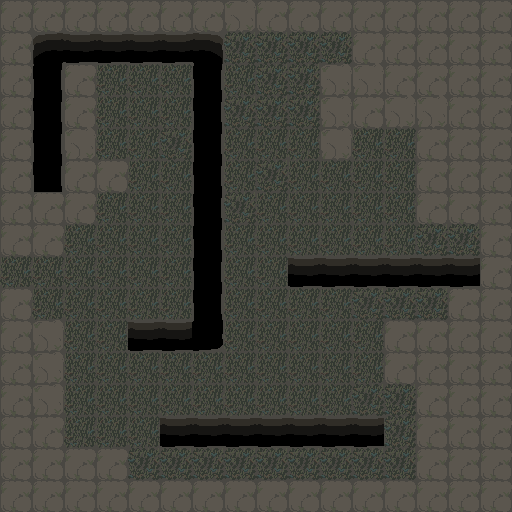

Rendered tile map (Tiled .tmx) drawn with the repository's tilesets; below, a short description and the full map source, tile grids included:
An orthogonal 16x16 tile map with 32x32 px tiles, 1 tile layer (Tile Layer 1).

<map version="1.9" tiledversion="1.9.2" orientation="orthogonal" renderorder="right-down" width="16" height="16" tilewidth="32" tileheight="32" infinite="0" nextlayerid="2" nextobjectid="1">
 <editorsettings>
  <export target="map.csv" format="csv" />
 </editorsettings>
 <tileset firstgid="1" name="tiles_v0" tilewidth="32" tileheight="32" tilecount="10" columns="5">
  <image source="tiles_v0.png" width="160" height="64" />
 </tileset>
 <layer id="1" name="Tile Layer 1" width="16" height="16">
  <data encoding="csv">
9,9,9,9,9,9,9,10,9,9,9,9,9,9,9,9,
9,1,3,3,3,3,2,4,4,4,4,9,9,9,9,9,
9,8,9,5,5,5,8,5,4,4,10,10,9,9,9,9,
9,8,9,5,5,5,8,4,4,4,10,9,10,10,9,9,
9,8,10,5,5,4,8,5,5,5,10,5,5,9,9,9,
9,8,9,9,5,5,8,5,4,5,5,5,5,9,9,9,
9,9,9,5,5,5,8,4,5,5,5,5,5,9,9,9,
9,9,5,5,5,5,8,5,5,5,5,5,5,4,4,9,
5,5,5,5,5,5,8,5,5,3,3,3,3,3,3,9,
9,5,5,5,5,5,8,5,5,5,5,4,4,4,9,9,
9,10,5,5,3,3,7,5,5,5,5,5,9,9,9,9,
9,10,5,5,5,5,5,5,5,5,5,5,9,9,9,9,
9,10,5,5,5,5,5,5,5,5,5,4,4,9,9,9,
9,9,5,5,5,3,3,3,3,3,3,3,4,9,9,9,
9,9,9,9,4,4,4,4,4,4,4,4,4,9,9,9,
9,9,9,9,9,9,9,9,9,9,9,9,9,9,9,9
</data>
 </layer>
</map>
